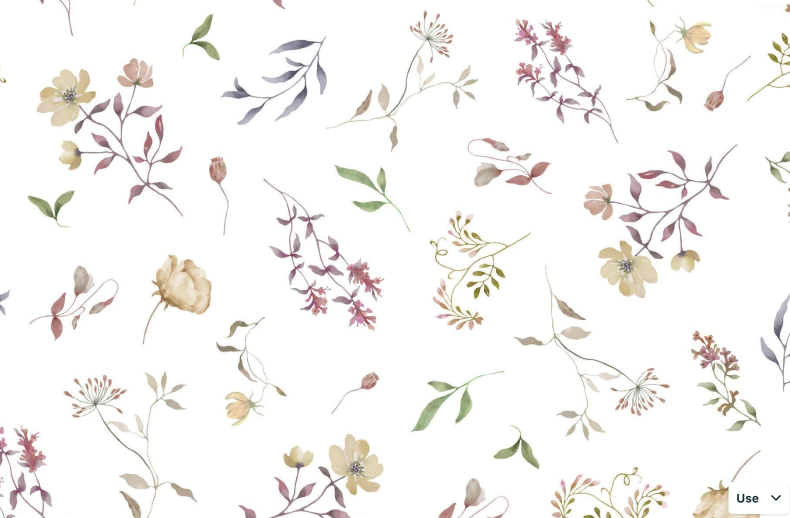
#> input picture reference/reception-verse-pattern-src.webp, 1580 x 1036 px, given in place of florals.png, which was not available (shown at 1/2 size)
$ python motifs.py ..
#> lines starting #> are read from the running program, lines starting #| are printed output that depends on the picture; after the words box and inside, x2 and y2 are one past the last pixel; in counts of white or black regions, pixels touching at a corner belong together; pictures that were not available may be replaced by others from this repository, and a replacement may not be noted
import sys
from PIL import Image, ImageDraw, ImageFilter
import numpy as np
S=sys.argv[1]
src=Image.open(S+'/florals.png').convert('RGBA')
boxes={
 'orange_sprig':(596,36,700,200), 'orange_small':(642,1176,742,1282), 'poppy':(138,368,232,474),
 'lavender':(28,650,112,860), 'fern':(108,486,252,654), 'carnation':(876,752,1012,874),
 'pink_flower':(830,905,930,992), 'rose':(192,1060,318,1180), 'buds':(912,362,972,466),
 'leaf_a':(378,22,484,100), 'leaf_b':(470,78,552,140), 'leaf_c':(374,1344,436,1464),
 'lavender_tr':(812,180,930,290), 'dark_sprig':(732,1170,918,1290), 'roses_tr':(782,270,888,390),
 'branch_tl':(58,78,204,224), 'lavender_bl':(122,1010,198,1170),
}
out={}
for k,(x0,y0,x1,y1) in boxes.items():
    c=src.crop((x0,y0,x1,y1)); w,h=c.size
    from scipy import ndimage as nd
    a=np.asarray(c).astype(float)
    solid=a[...,3]>40
    lab,n=nd.label(nd.binary_dilation(solid,iterations=1))
    if n:
        sz=nd.sum(solid,lab,range(1,n+1)); big=sz.max()
        keep=np.isin(lab,[i+1 for i in range(n) if sz[i]>=0.2*big and sz[i]>40])
        keep=nd.binary_dilation(keep,iterations=2)
        soft=np.asarray(Image.fromarray((keep*255).astype(np.uint8)).filter(ImageFilter.GaussianBlur(1.2))).astype(float)/255
        a[...,3]*=soft
    # gentle edge fade so cut stems trail off
    m=Image.new('L',(w,h),0); d=ImageDraw.Draw(m)
    d.rectangle([3,3,w-3,h-3],fill=255); m=m.filter(ImageFilter.GaussianBlur(3))
    a[...,3]*=np.asarray(m)/255
    im=Image.fromarray(a.round().astype(np.uint8))
    bb=im.getchannel('A').point(lambda v:255 if v>12 else 0).getbbox()
    out[k]=im.crop(bb); out[k].save(f'{S}/motif-{k}.png')
#> this loop made 17 passes
#> (n, sz, big, bb) on passes 1, 3, 4, 5, 6, 7, 9, 10, 11, 13, 15, 16: (1, [17056], 17056, (0, 0, 104, 164)), (1, [9964], 9964, (0, 0, 94, 106)), (1, [17640], 17640, (0, 0, 84, 210)), (1, [24192], 24192, (0, 0, 144, 168)), (1, [16592], 16592, (0, 0, 136, 122)), (1, [8700], 8700, (0, 0, 100, 87)), (1, [6240], 6240, (0, 0, 60, 104)), (1, [8268], 8268, (0, 0, 106, 78)), (1, [5084], 5084, (0, 0, 82, 62)), (1, [12980], 12980, (0, 0, 118, 110)), (1, [12720], 12720, (0, 0, 106, 120)), (1, [21316], 21316, (0, 0, 146, 146))
#> n on passes 2, 8, 12, 14: 0, 0, 0, 0
#> pass 1, `c = src.crop((x0, y0, x1, y1))`:
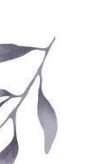
#> c: PIL image 104x164 RGBA; mean R, G, B, A 240, 239.6, 241.3, 255
#> after the loop:
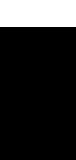
#> lab: shape (160, 76) int32; values 0 (black) and 1 (white), 16.9% white; 1 white region, box (x1, y1, x2, y2) and area: (0, 0, 76, 27) 2052
#> after the loop:
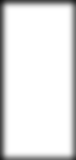
#> m: PIL image 76x160 L; min 20, max 255, mean 229.5
#> after the loop:
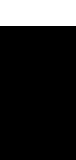
#> solid: shape (160, 76) bool; 16.2% white; 1 white region, box (x1, y1, x2, y2) and area: (0, 0, 76, 26) 1976
#> after the loop, out = 17 items
# contact sheet
W=sum(i.width+10 for i in out.values()); H=max(i.height for i in out.values())
#> after `W = sum((i.width + 10 for i in out.values()))`: W = 2000
#> after `H = max((i.height for i in out.values()))`: H = 210
sheet=Image.new('RGBA',(W,H),(252,247,232,255)); x=0
#> after `sheet = Image.new('RGBA', (W, H), (252, 247, 232, 255))`:
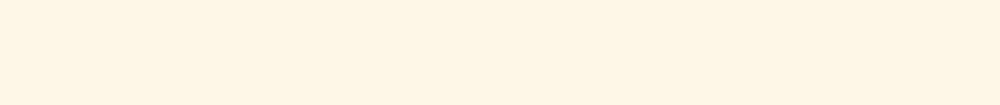
#> sheet: PIL image 2000x210 RGBA (shown at 1/2 size); mean R, G, B, A 252, 247, 232, 255
for i in out.values(): sheet.alpha_composite(i,(x,0)); x+=i.width+10
#> this loop made 17 passes
#> x on passes 1 to 12: 114, 224, 328, 422, 576, 722, 832, 968, 1038, 1154, 1246, 1318
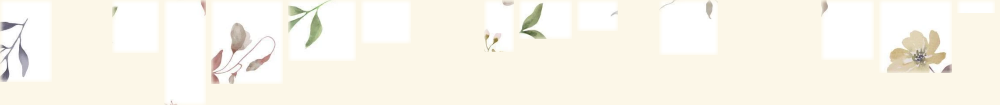
#> sheet: PIL image 2000x210 RGBA (shown at 1/2 size); mean R, G, B, A 249.9, 246.3, 235.6, 255
#> after the loop, x = 2000
sheet.convert('RGB').save(S+'/motifs.jpg'); print({k:v.size for k,v in out.items()})
#> (printed output is left out)

$ run again, on reference/walima-gate-flowers-src.webp
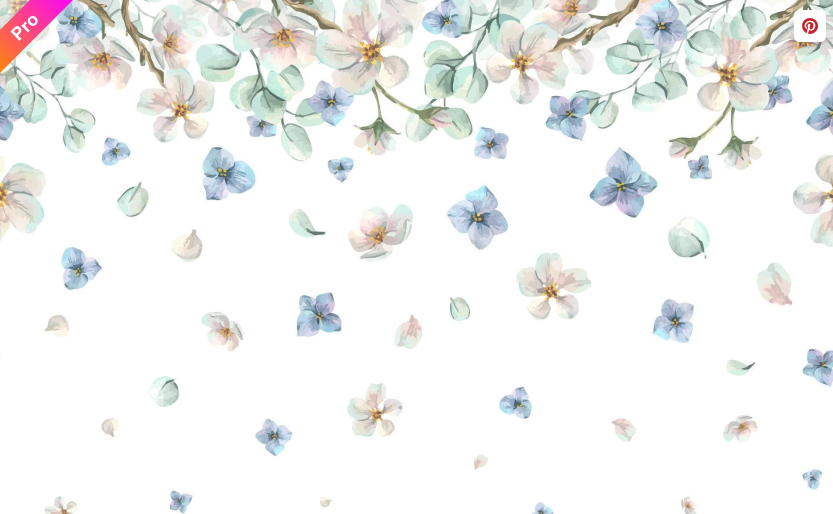
#> input picture reference/walima-gate-flowers-src.webp, 1666 x 1028 px, given in place of florals.png, which was not available (shown at 1/2 size)
#> the loop `for k,(x0,y0,x1,y1) in boxes.items():` made 17 passes
#> (n, sz, big, bb) on passes 1, 3, 4, 5, 6, 7, 9, 10: (1, [17056], 17056, (0, 0, 104, 164)), (1, [9964], 9964, (0, 0, 94, 106)), (1, [17640], 17640, (0, 0, 84, 210)), (1, [24192], 24192, (0, 0, 144, 168)), (1, [16592], 16592, (0, 0, 136, 122)), (1, [8700], 8700, (0, 0, 100, 87)), (1, [6240], 6240, (0, 0, 60, 104)), (1, [8268], 8268, (0, 0, 106, 78))
#> after the loop `for k,(x0,y0,x1,y1) in boxes.items():`:
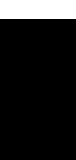
#> lab: shape (160, 76) int32; values 0 (black) and 1 (white), 11.9% white; 1 white region, box (x1, y1, x2, y2) and area: (0, 0, 76, 19) 1444
#> after the loop `for k,(x0,y0,x1,y1) in boxes.items():`: out = 17 items
#> W = 2000
#> H = 210
#> the loop `for i in out.values(): sheet.alpha_composite(i,(x,0)); x+=i.width+10` made 17 passes
#> x on passes 1 to 8: 114, 224, 328, 422, 576, 722, 832, 968
#> after the loop `for i in out.values(): sheet.alpha_composite(i,(x,0)); x+=i.width+10`:
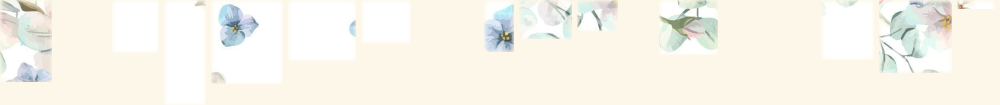
#> sheet: PIL image 2000x210 RGBA (shown at 1/2 size); mean R, G, B, A 246.9, 244.7, 234.4, 255
#> after the loop `for i in out.values(): sheet.alpha_composite(i,(x,0)); x+=i.width+10`: x = 2000
#> (printed output is left out)
